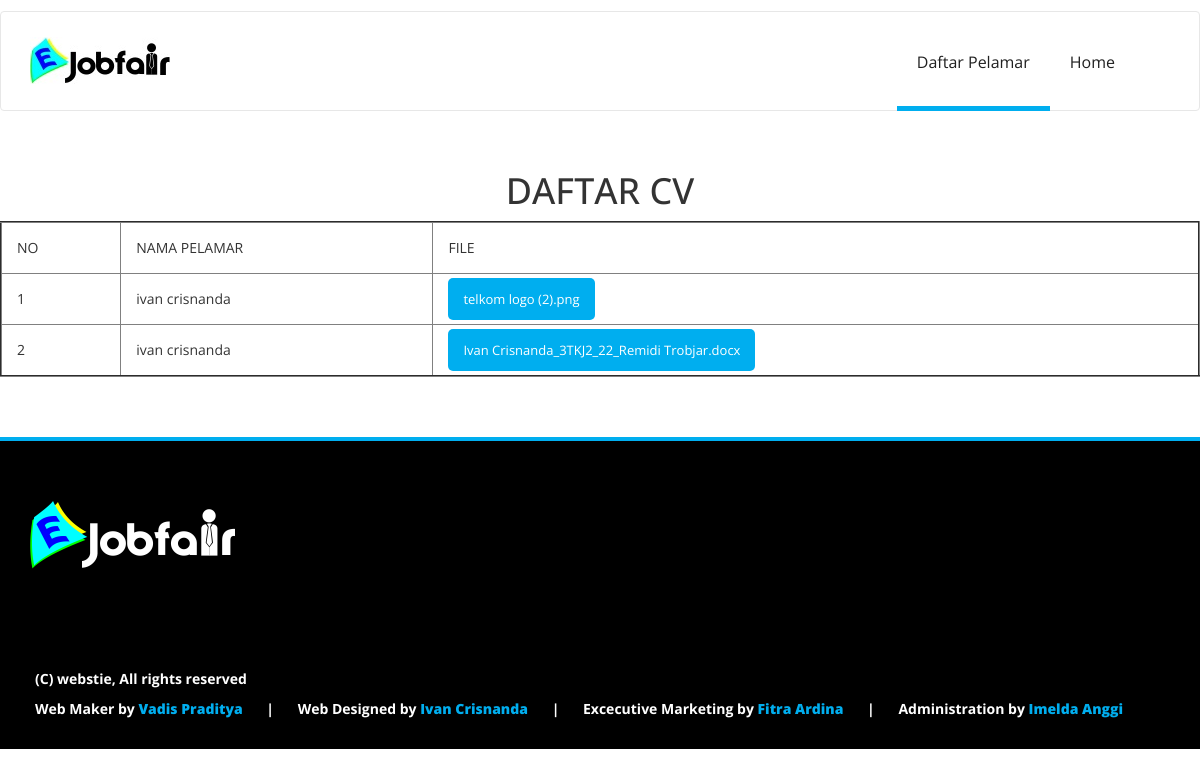
Page /daftar_cv.php (signed in) on the committed database.
### tables this page shows
CREATE TABLE IF NOT EXISTS `cv` (
  `id_pelamar` int(30) NOT NULL,
  `id_perusahaan` int(30) NOT NULL,
  `file` varchar(100) NOT NULL,
`id_cv` int(30) NOT NULL
);

CREATE TABLE IF NOT EXISTS `pelamar` (
  `nama` varchar(30) NOT NULL,
  `ttl` date NOT NULL,
  `kelamin` varchar(10) NOT NULL,
  `alamat` varchar(30) NOT NULL,
  `email` varchar(30) NOT NULL,
  `password` varchar(20) NOT NULL,
`id_pelamar` int(11) NOT NULL
);

### daftar_cv.php (the view, shortened to what this page needs)
<!DOCTYPE html>
 <html class="no-js">
    <head>
        <link rel="stylesheet" href="css/normalize.css">
        <link rel="stylesheet" href="css/font-awesome.min.css">
        <link rel="stylesheet" href="css/fontello.css">
        <link rel="stylesheet" href="css/animate.css">
        <link rel="stylesheet" href="css/bootstrap.min.css">
        <link rel="stylesheet" href="css/owl.carousel.css">
        <link rel="stylesheet" href="css/owl.theme.css">
        <link rel="stylesheet" href="css/owl.transitions.css">
        <link rel="stylesheet" href="style.css">
        <link rel="stylesheet" href="responsive.css">
    </head>
    <body>
        <div class="header-connect">
            <div class="container">
                <div class="row">
                    <div class="col-md-5 col-sm-8 col-xs-8">
                    </div>
                    </div>
                </div>
            </div>
        <nav class="navbar navbar-default">
          <div class="container">
            <div class="navbar-header">
              <a class="navbar-brand" href="index.php"><img src="img/logo.jpg" alt=""></a>
            </div>
            <div class="collapse navbar-collapse" id="bs-example-navbar-collapse-1">
              <ul class="main-nav nav navbar-nav navbar-right">
                <li class="wow fadeInDown" data-wow-delay="0s"><a class="active" href="">Daftar Pelamar</a></li>
                <li class="wow fadeInDown" data-wow-delay="0.5s"><a href="mlebu.perusahaan.php">Home</a></li>
              </ul>
            </div>
          </div>
        </nav>
<br>
<br>
<center><h1>DAFTAR CV</h1></center>
<table class="table" border="2">
<tr>
    <td>NO</td>
    <td>NAMA PELAMAR</td>
    <td>FILE</td>
</tr>
<?php
$cv=mysql_query("select*from cv join pelamar on pelamar.id_pelamar=cv.id_pelamar where id_perusahaan = '".$_SESSION['id_perusahaan']."'");
$no=0;
while ($data_cv=mysql_fetch_array($cv)){
$no++;
echo '
<tr>
    <td>'.$no.'</td>
    <td>'.$data_cv['nama'].'</td>
    <td><a href="uploads/'.$data_cv['file'].'">'.$data_cv['file'].'</a></td>
</tr>
';
}
?>
</table>
<br>
<br>
<div class="footer-area">
            <div class="container">
                <div class="row footer">
                    <div class="col-md-4">
                        <div class="single-footer">
                            <img src="img/footer-logo.png" alt="" class="wow pulse" data-wow-delay="1s">
                        </div>
                    </div>
                    <div class="col-md-4">
                    </div>
                </div>
                <div class="row footer-copy">
                    <p><span>(C) webstie, All rights reserved</span>
                    <span>Web Maker by <a href="https://www.instagram.com/vadisp/">Vadis Praditya</a></span> | <span> Web Designed by <a href="https://www.instagram.com/ivancrisnanda/">Ivan Crisnanda</a></span> | <span> Excecutive Marketing by <a href="https://www.instagram.com/fitraardina/">Fitra Ardina</a></span> | <span> Administration by <a href="https://www.instagram.com/imeldaanggi/">Imelda Anggi</a></span> </p>
                </div>
            </div>
        </div>
    </body>
</html>

### style.css (style rules this page uses)
body { font-family: 'Open Sans', sans-serif; }
.header-connect { padding-top: 10px; }
.navbar-default .navbar-nav > li > a { color: #202020; font-size: 16px; font-weight: 400; text-transform: capitalize; position: relative; }
.navbar-nav > li > a { padding-right: 20px; padding-left: 20px; }
.navbar-default .navbar-nav > li > a.active:after { background-color: #00aeef; bottom: -24px; content: ""; height: 5px; left: 0; position: absolute; transition: all 0.2s ease 0s; width: 100%; }
.navbar-default .navbar-nav > li > a::after { background-color: #00aeef; bottom: -24px; content: ""; height: 5px; left: 0; position: absolute; transition: all 0.2s ease 0s; width: 0%; }
.navbar-nav.navbar-right:last-child { margin-right: 20px }
.navbar-brand { padding-top: 10px; }
.main-nav { padding-top: 10px; }
.navbar { margin-bottom: 0px; min-height: 100px; }
.navbar-default { background-image: none; background-color: #fff; background-repeat: repeat-x; border-radius: 4px; box-shadow: none; }
.navbar .container { padding-top: 15px }
.table tr { -webkit-transition: all 0.1s ease-in-out; -moz-transition: all 0.1s ease-in-out; -ms-transition: all 0.1s ease-in-out; -o-transition: all 0.1s ease-in-out; transition: all 0.1s ease-in-out; }
.table tr td { padding:6px; }
.table tr td a { color: #fff; background: #00AEEF; padding:12px 15px; border-radius: 5px; font-size: 13px; text-decoration: none; -webkit-transition: all 0.1s ease-in-out; -moz-transition: all 0.1s ease-in-out; -ms-transition: all 0.1s ease-in-out; -o-transition: all 0.1s ease-in-out; transition: all 0.1s ease-in-out; }
.table > thead > tr > th, .table > tbody > tr > th, .table > tfoot > tr > th, .table > thead > tr > td, .table > tbody > tr > td, .table > tfoot > tr > td { border-top: 0px; vertical-align: middle; padding: 15px }
.footer-area { background: #000; border-top: 4px solid #00AEEF; padding-bottom: 20px }
.footer { padding: 0px 0 80px 0; }
.single-footer { margin-top: 60px }
.single-footer img { margin-bottom: 20px; }
.footer-copy { color: #fff; font-weight: 700; }
.footer-copy span { margin-right: 20px; margin-left: 20px; }
.footer-copy span a { color: #00aeef; font-weight: 800; }
body { overflow: hidden; }

### daftar_cv.php (style rules this page uses)
.table td { padding:10px; }

### rows in the picture
cv: id_pelamar.nama "ivan crisnanda", file "telkom logo (2).png"
cv: id_pelamar.nama "ivan crisnanda", file "Ivan Crisnanda_3TKJ2_22_Remidi Trobjar.docx"
